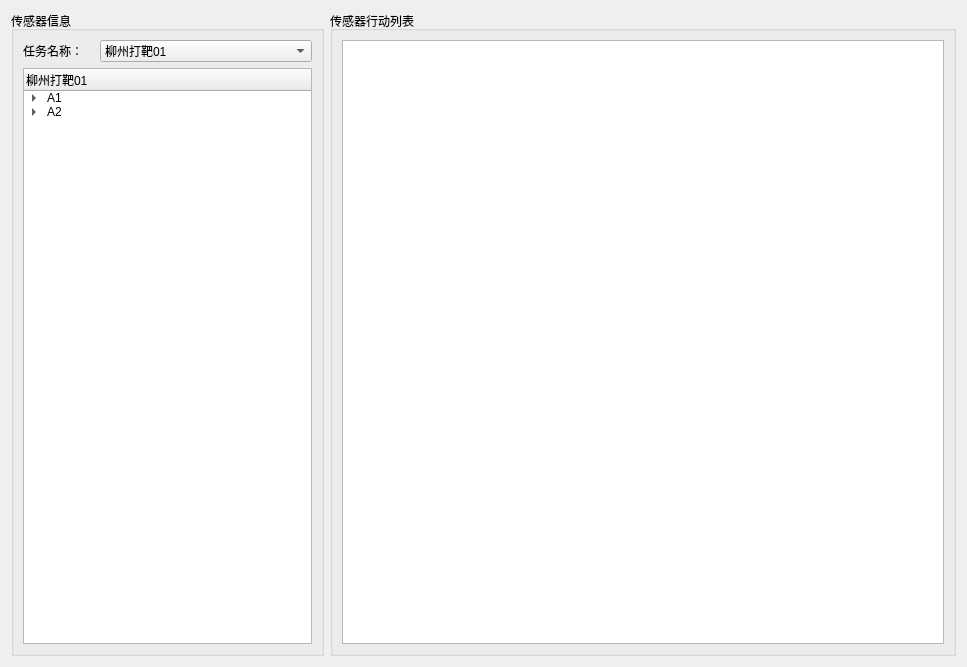
<?xml version="1.0" encoding="UTF-8"?>
<ui version="4.0">
 <class>CDlgSensorManage</class>
 <widget class="QWidget" name="CDlgSensorManage">
  <property name="geometry">
   <rect>
    <x>0</x>
    <y>0</y>
    <width>967</width>
    <height>667</height>
   </rect>
  </property>
  <property name="windowTitle">
   <string>Form</string>
  </property>
  <layout class="QHBoxLayout" name="horizontalLayout_3" stretch="1,2">
   <item>
    <widget class="QGroupBox" name="groupBox">
     <property name="title">
      <string>传感器信息</string>
     </property>
     <layout class="QVBoxLayout" name="verticalLayout">
      <item>
       <layout class="QHBoxLayout" name="horizontalLayout" stretch="1,3">
        <item>
         <widget class="QLabel" name="label">
          <property name="text">
           <string>任务名称：</string>
          </property>
         </widget>
        </item>
        <item>
         <widget class="QComboBox" name="comboBox">
          <item>
           <property name="text">
            <string>柳州打靶01</string>
           </property>
          </item>
         </widget>
        </item>
       </layout>
      </item>
      <item>
       <widget class="QTreeWidget" name="treeWidget">
        <property name="contextMenuPolicy">
         <enum>Qt::CustomContextMenu</enum>
        </property>
        <column>
         <property name="text">
          <string>柳州打靶01</string>
         </property>
        </column>
        <item>
         <property name="text">
          <string>A1</string>
         </property>
         <item>
          <property name="text">
           <string>高德吊舱01</string>
          </property>
         </item>
        </item>
        <item>
         <property name="text">
          <string>A2</string>
         </property>
         <item>
          <property name="text">
           <string>云汉吊舱01</string>
          </property>
         </item>
        </item>
       </widget>
      </item>
     </layout>
    </widget>
   </item>
   <item>
    <widget class="QGroupBox" name="groupBox_2">
     <property name="title">
      <string>传感器行动列表</string>
     </property>
     <layout class="QHBoxLayout" name="horizontalLayout_2">
      <item>
       <widget class="QTableWidget" name="tableWidget">
        <property name="contextMenuPolicy">
         <enum>Qt::CustomContextMenu</enum>
        </property>
       </widget>
      </item>
     </layout>
    </widget>
   </item>
  </layout>
 </widget>
 <resources/>
 <connections/>
</ui>
